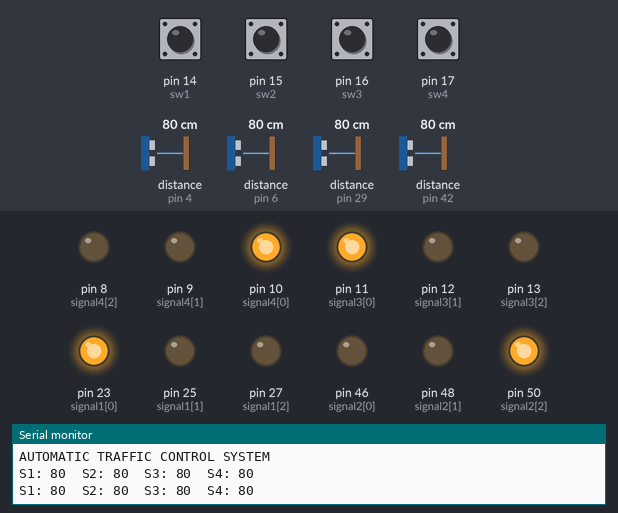
Bench run of a sketch on a simulated Arduino Mega 2560, built with avr-gcc and run on an emulated ATmega2560. Parts: output pins drawn as LEDs (lit = HIGH), the last lines printed to the serial monitor. Dashed ring = blinking. Inputs (shaded band) come from the test bench; at power-on: pin 14 (sw1), pin 15 (sw2), pin 16 (sw3), pin 17 (sw4) LOW, distance to the obstacle (sensors on pin 4, pin 6, pin 29, pin 42) 80 cm.

Above: at 1.9 s.
2.0 s: distance to the obstacle (sensor on pin 4) set to 53 cm
At 3.27 s:
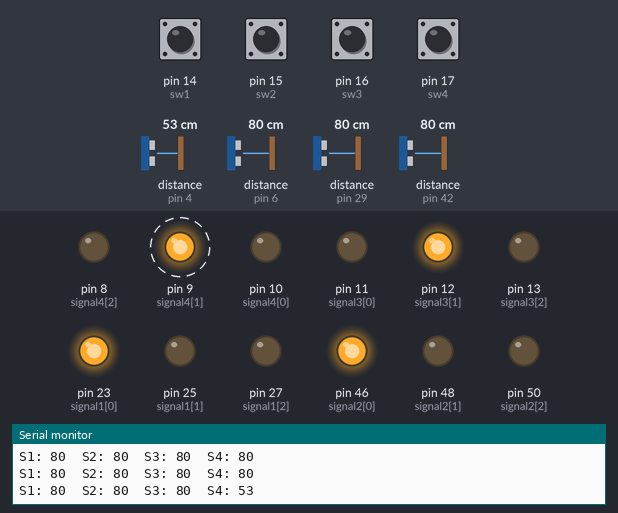
6.1 s: distance to the obstacle (sensor on pin 4) set to 47 cm
At 8.8 s:
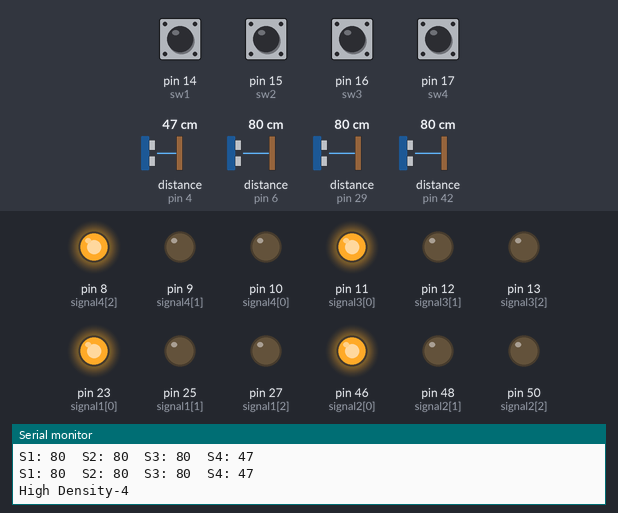
9.4 s: distance to the obstacle (sensor on pin 6) set to 195 cm
12.9 s: distance to the obstacle (sensor on pin 6) set to 202 cm
At 14.7 s:
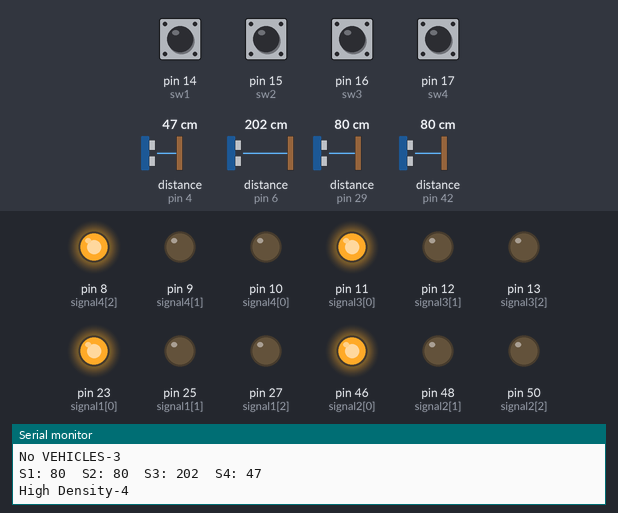
15.2 s: distance to the obstacle (sensor on pin 6) set to 2 cm
19.5 s: distance to the obstacle (sensor on pin 4) set to 60 cm
At 23.74 s:
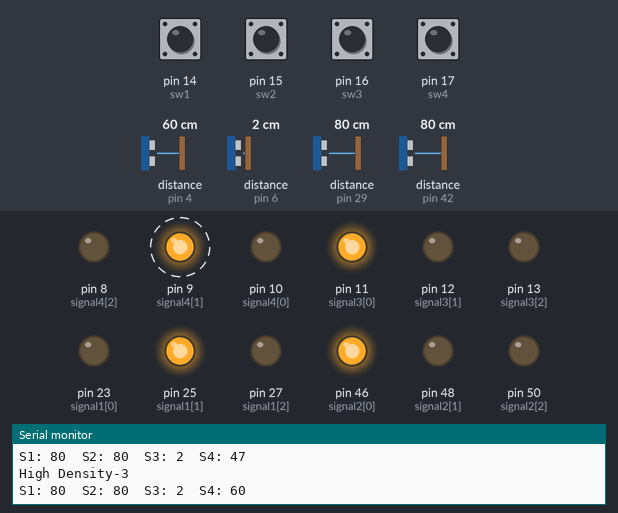
Timing chart, 0 to 24.8 s (numbered marks = the images above; inputs shaded):
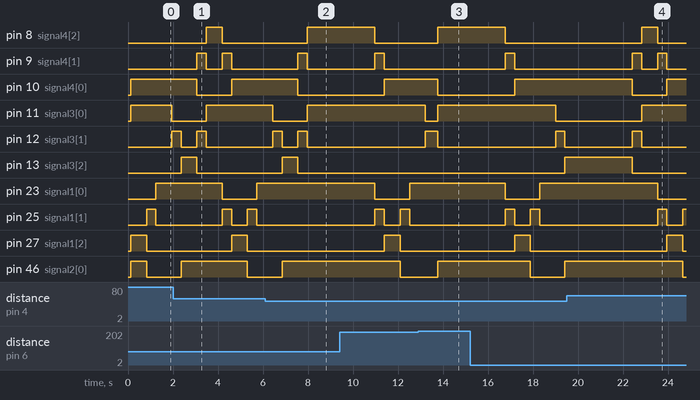

Measured:
- the behaviour switches between 50 and 49 cm on distance to the obstacle (sensor on pin 4) (found by bisection; images 1 and 2)
- after the input at 6.1 s, pin 8 (signal4[2]): goes on until 8.0 s, then stays HIGH; pin 9 (signal4[1]): goes on until 8.0 s, then stays LOW
- after the input at 12.9 s, pin 8 (signal4[2]): LOW → HIGH after 0.87 s instead of 1.9 s; pin 9 (signal4[1]): stays LOW (without the input it goes to HIGH after 1.4 s); pin 10 (signal4[0]): HIGH → LOW after 0.87 s instead of 1.4 s; pin 13 (signal3[2]): stays LOW (without the input it goes to HIGH after 0.75 s)
- after the input at 15.2 s, pin 13 (signal3[2]): LOW → HIGH after 4.2 s
- after the input at 19.5 s, pin 23 (signal1[0]): HIGH → LOW after 4.0 s; pin 25 (signal1[1]): LOW → HIGH after 4.0 s, → LOW 0.42 s later, → HIGH 0.70 s later; pin 27 (signal1[2]): LOW → HIGH after 4.5 s, → LOW 0.70 s later; pin 46 (signal2[0]): HIGH → LOW after 5.2 s; pin 48 (signal2[1]): LOW → HIGH after 5.2 s
- by itself, pin 9 (signal4[1]): alternates HIGH for 0.42 s and LOW for 0.70 s, 4 changes in all, then stays LOW
- by itself, pin 25 (signal1[1]), pin 48 (signal2[1]): alternates HIGH for 0.42 s and LOW for 0.70 s

The sketch:

traffic.ino
```cpp
#include <Ultrasonic.h>
int signal1[] = {23, 25, 27};
int signal2[] = {46, 48, 50};
int signal3[] = {11, 12, 13};
int signal4[] = {10, 9, 8};

int sw1=14,sw2=15,sw3=16,sw4=17;
int E1=0,E2=0,E3=0,E4=0;
int reddelay = 700;
int yellowdelay = 300;
int T=200;
int S1, S2, S3, S4;

Ultrasonic ultrasonic1(31, 29);
Ultrasonic ultrasonic2(44, 42);
Ultrasonic ultrasonic3(7, 6);
Ultrasonic ultrasonic4(5, 4);

void setup() {
  Serial.begin(9600);
  Serial.println("AUTOMATIC TRAFFIC CONTROL SYSTEM");
  // Declaring all the LED's as output
  for (int i = 0; i < 3; i++) {
    pinMode(signal1[i], OUTPUT);
    pinMode(signal2[i], OUTPUT);
    pinMode(signal3[i], OUTPUT);
    pinMode(signal4[i], OUTPUT);
  }
  pinMode(sw1, INPUT);
  pinMode(sw2, INPUT);
  pinMode(sw3, INPUT);
  pinMode(sw4, INPUT);
}

void EMERGENCY()
{
  E1=digitalRead(sw1);
  E2=digitalRead(sw2);
  E3=digitalRead(sw3);
  E4=digitalRead(sw4);
  return;
}
void ultra_sonic_values()
{
  // Reading from first ultrasonic sensor
  S1= ultrasonic1.read(CM);
  // Reading from second ultrasonic sensor
  S2= ultrasonic2.read(CM);
  // Reading from third ultrasonic sensor
  S3= ultrasonic3.read(CM);
  // Reading from fourth ultrasonic sensor
  S4= ultrasonic4.read(CM);
  // Print distance values on serial monitor for debugging
  Serial.print("S1: ");
  Serial.print(S1);
  Serial.print("  S2: ");
  Serial.print(S2);
  Serial.print("  S3: ");
  Serial.print(S3);
  Serial.print("  S4: ");
  Serial.println(S4);
  delay(100);
  return;
}

void sub1()
{
  while(E1 != 0)
  {
    Serial.println("Ambulance in path 1");
    E1=digitalRead(sw1);
    digitalWrite(signal1[2], HIGH);
    digitalWrite(signal1[1], LOW);
    digitalWrite(signal1[0], LOW);
    digitalWrite(signal2[2], LOW);
    digitalWrite(signal2[1], LOW);
    digitalWrite(signal2[0], HIGH);
    digitalWrite(signal3[2], LOW);
    digitalWrite(signal3[1], LOW);
    digitalWrite(signal3[0], HIGH);
    digitalWrite(signal4[2], LOW);
    digitalWrite(signal4[1], LOW);
    digitalWrite(signal4[0], HIGH);
  }
  Serial.println("Ambulance in path 1 Cleared");
  return;
}

void sub2()
{
 while(E2 != 0)
 {
  Serial.println("Ambulance in path 2");
  E2=digitalRead(sw2);
  digitalWrite(signal1[2], LOW);
  digitalWrite(signal1[1], LOW);
  digitalWrite(signal1[0], HIGH);
  digitalWrite(signal2[2], HIGH);
  digitalWrite(signal2[1], LOW);
  digitalWrite(signal2[0], LOW);
  digitalWrite(signal3[2], LOW);
  digitalWrite(signal3[1], LOW);
  digitalWrite(signal3[0], HIGH);
  digitalWrite(signal4[2], LOW);
  digitalWrite(signal4[1], LOW);
  digitalWrite(signal4[0], HIGH);
 }
 Serial.println("Ambulance in path 2 Cleared");
  return;
}

void sub3()
{
 while(E3 != 0)
 {
  Serial.println("Ambulance in path 3");
  E3=digitalRead(sw3);
  digitalWrite(signal1[2], LOW);
  digitalWrite(signal1[1], LOW);
  digitalWrite(signal1[0], HIGH);
  digitalWrite(signal2[2], LOW);
  digitalWrite(signal2[1], LOW);
  digitalWrite(signal2[0], HIGH);
  digitalWrite(signal3[2], HIGH);
  digitalWrite(signal3[1], LOW);
  digitalWrite(signal3[0], LOW);
  digitalWrite(signal4[2], LOW);
  digitalWrite(signal4[1], LOW);
  digitalWrite(signal4[0], HIGH);
 }
 Serial.println("Ambulance in path 3 Cleared");
  return;
}

void sub4()
{
 while(E4 != 0)
 {
  Serial.println("Ambulance in path 4");
  E4=digitalRead(sw4);
  digitalWrite(signal1[2], LOW);
  digitalWrite(signal1[1], LOW);
  digitalWrite(signal1[0], HIGH);
  digitalWrite(signal2[2], LOW);
  digitalWrite(signal2[1], LOW);
  digitalWrite(signal2[0], HIGH);
  digitalWrite(signal3[2], LOW);
  digitalWrite(signal3[1], LOW);
  digitalWrite(signal3[0], HIGH);
  digitalWrite(signal4[2], HIGH);
  digitalWrite(signal4[1], LOW);
  digitalWrite(signal4[0], LOW);
 }
 Serial.println("Ambulance in path 4 Cleared");
  return;
}

void SignalFunc1()
{
ultra_sonic_values();
EMERGENCY();
if(E1)
{
  sub1();
}
if(E2)
{
  sub2();
}
if(E3)
{
  sub3();
}
if(E4)
{
  sub4();
}
if(S1>=T){
  Serial.println("No VEHICLES-1");
return;
}
if(S1<T && S1<50)
{
  Serial.println("High Density-1");
  reddelay=3000;
}
digitalWrite(signal1[2], HIGH);
digitalWrite(signal1[1], LOW);
digitalWrite(signal1[0], LOW);
digitalWrite(signal2[2], LOW);
digitalWrite(signal2[1], LOW);
digitalWrite(signal2[0], HIGH);
digitalWrite(signal3[2], LOW);
digitalWrite(signal3[1], LOW);
digitalWrite(signal3[0], HIGH);
digitalWrite(signal4[2], LOW);
digitalWrite(signal4[1], LOW);
digitalWrite(signal4[0], HIGH);
delay(reddelay);
reddelay = 700;
digitalWrite(signal1[2], LOW);
digitalWrite(signal1[1], HIGH);
digitalWrite(signal1[0], LOW);
digitalWrite(signal2[2], LOW);
digitalWrite(signal2[1], HIGH);
digitalWrite(signal2[0], LOW);
digitalWrite(signal3[2], LOW);
digitalWrite(signal3[1], LOW);
digitalWrite(signal3[0], HIGH);
digitalWrite(signal4[2], LOW);
digitalWrite(signal4[1], LOW);
digitalWrite(signal4[0], HIGH);
delay(yellowdelay);
}

void SignalFunc2()
{
ultra_sonic_values();
EMERGENCY();
if(E1)
{
  sub1();
}
if(E2)
{
  sub2();
}
if(E3)
{
  sub3();
}
if(E4)
{
  sub4();
}
if(S2>=T){
  Serial.println("No VEHICLES-2");
return;
}
if(S2<T && S2<50)
{
  Serial.println("High Density-2");
  reddelay=3000;
}
digitalWrite(signal1[2], LOW);
digitalWrite(signal1[1], LOW);
digitalWrite(signal1[0], HIGH);
digitalWrite(signal2[2], HIGH);
digitalWrite(signal2[1], LOW);
digitalWrite(signal2[0], LOW);
digitalWrite(signal3[2], LOW);
digitalWrite(signal3[1], LOW);
digitalWrite(signal3[0], HIGH);
digitalWrite(signal4[2], LOW);
digitalWrite(signal4[1], LOW);
digitalWrite(signal4[0], HIGH);
delay(reddelay);
reddelay = 700;
digitalWrite(signal1[2], LOW);
digitalWrite(signal1[1], LOW);
digitalWrite(signal1[0], HIGH);
digitalWrite(signal2[2], LOW);
digitalWrite(signal2[1], HIGH);
digitalWrite(signal2[0], LOW);
digitalWrite(signal3[2], LOW);
digitalWrite(signal3[1], HIGH);
digitalWrite(signal3[0], LOW);
digitalWrite(signal4[2], LOW);
digitalWrite(signal4[1], LOW);
digitalWrite(signal4[0], HIGH);
delay(yellowdelay);
}

void SignalFunc3()
{
ultra_sonic_values();
EMERGENCY();
if(E1)
{
  sub1();
}
if(E2)
{
  sub2();
}
if(E3)
{
  sub3();
}
if(E4)
{
  sub4();
}
if(S3>=T){
  Serial.println("No VEHICLES-3");
return;
}
if(S3<T && S3<50)
{
  Serial.println("High Density-3");
  reddelay=3000;
}
digitalWrite(signal1[2], LOW);
digitalWrite(signal1[1], LOW);
digitalWrite(signal1[0], HIGH);
digitalWrite(signal2[2], LOW);
digitalWrite(signal2[1], LOW);
digitalWrite(signal2[0], HIGH);
digitalWrite(signal3[2], HIGH);
digitalWrite(signal3[1], LOW);
digitalWrite(signal3[0], LOW);
digitalWrite(signal4[2], LOW);
digitalWrite(signal4[1], LOW);
digitalWrite(signal4[0], HIGH);
delay(reddelay);
reddelay = 700;
digitalWrite(signal1[2], LOW);
digitalWrite(signal1[1], LOW);
digitalWrite(signal1[0], HIGH);
digitalWrite(signal2[2], LOW);
digitalWrite(signal2[1], LOW);
digitalWrite(signal2[0], HIGH);
digitalWrite(signal3[2], LOW);
digitalWrite(signal3[1], HIGH);
digitalWrite(signal3[0], LOW);
digitalWrite(signal4[2], LOW);
digitalWrite(signal4[1], HIGH);
digitalWrite(signal4[0], LOW);
delay(yellowdelay);
}

void SignalFunc4()
{
ultra_sonic_values();
EMERGENCY();
if(E1)
{
  sub1();
}
if(E2)
{
  sub2();
}
if(E3)
{
  sub3();
}
if(E4)
{
  sub4();
}
if(S4>=T){
  Serial.println("No VEHICLES-4");
return;
}
if(S4<T && S4<50)
{
  Serial.println("High Density-4");
  reddelay=3000;
}
digitalWrite(signal1[2], LOW);
digitalWrite(signal1[1], LOW);
digitalWrite(signal1[0], HIGH);
digitalWrite(signal2[2], LOW);
digitalWrite(signal2[1], LOW);
digitalWrite(signal2[0], HIGH);
digitalWrite(signal3[2], LOW);
digitalWrite(signal3[1], LOW);
digitalWrite(signal3[0], HIGH);
digitalWrite(signal4[2], HIGH);
digitalWrite(signal4[1], LOW);
digitalWrite(signal4[0], LOW);
delay(reddelay);
reddelay = 700;
digitalWrite(signal1[2], LOW);
digitalWrite(signal1[1], HIGH);
digitalWrite(signal1[0], LOW);
digitalWrite(signal2[2], LOW);
digitalWrite(signal2[1], LOW);
digitalWrite(signal2[0], HIGH);
digitalWrite(signal3[2], LOW);
digitalWrite(signal3[1], LOW);
digitalWrite(signal3[0], HIGH);
digitalWrite(signal4[2], LOW);
digitalWrite(signal4[1], HIGH);
digitalWrite(signal4[0], LOW);
delay(yellowdelay);
}

void loop() {
    SignalFunc1();
    SignalFunc2();
    SignalFunc3();
    SignalFunc4();
}
```
